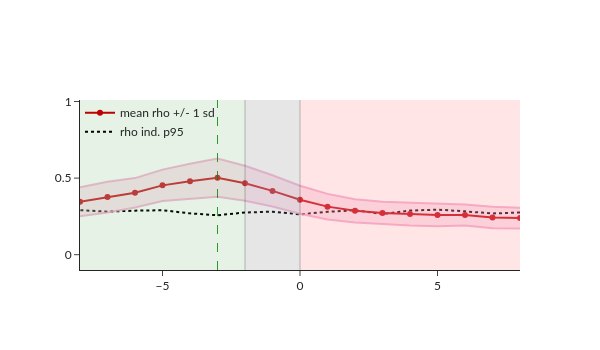

Here is the notebook cell this chart was saved with:
### Code cell
vis_synchrony(shift_results_gpccm_CO2G, k, shifts, true_offset, True)

### Figure 1 — Plotly figure (JSON) as saved in the notebook; plotly's stock layout.template omitted (floating-point values rounded to 4 significant figures)
{"data": [{"line": {"color": "black", "dash": "dot"}, "mode": "lines", "name": "rho ind. p95", "type": "scatter", "x": [8, 7, 6, 5, 4, 3, 2, 1, 0, -1, -2, -3, -4, -5, -6, -7, -8], "y": [0.2756, 0.269, 0.2829, 0.2942, 0.2877, 0.2655, 0.2905, 0.2796, 0.2636, 0.2809, 0.2754, 0.2575, 0.2698, 0.2902, 0.2876, 0.281, 0.2907]}, {"line": {"color": "#C00000"}, "mode": "lines+markers", "name": "mean rho +/- 1 sd", "type": "scatter", "x": [8, 7, 6, 5, 4, 3, 2, 1, 0, -1, -2, -3, -4, -5, -6, -7, -8], "y": [0.2389, 0.2428, 0.2591, 0.2599, 0.2664, 0.2729, 0.2864, 0.3138, 0.3588, 0.4164, 0.4665, 0.5026, 0.4797, 0.4526, 0.4039, 0.3759, 0.3454]}, {"marker": {"color": "rgba(243, 176, 210, 0.8)"}, "mode": "lines", "name": "", "showlegend": false, "type": "scatter", "x": [8, 7, 6, 5, 4, 3, 2, 1, 0, -1, -2, -3, -4, -5, -6, -7, -8], "y": [0.3069, 0.3126, 0.3279, 0.3349, 0.3425, 0.3459, 0.3621, 0.3971, 0.4504, 0.5184, 0.5808, 0.6275, 0.5935, 0.5554, 0.5, 0.4757, 0.4402]}, {"fill": "tonexty", "fillcolor": "rgba(243, 176, 210, 0.3)", "marker": {"color": "rgba(243, 176, 210, 0.8)"}, "mode": "lines", "name": "", "showlegend": false, "type": "scatter", "x": [8, 7, 6, 5, 4, 3, 2, 1, 0, -1, -2, -3, -4, -5, -6, -7, -8], "y": [0.171, 0.1729, 0.1903, 0.1849, 0.1904, 0.1998, 0.2106, 0.2305, 0.2671, 0.3144, 0.3521, 0.3778, 0.366, 0.3498, 0.3077, 0.2762, 0.2507]}], "layout": {"font": {"family": "Lato"}, "height": 350, "legend": {"bgcolor": "rgba(0,0,0,0)", "x": 0, "y": 1.01}, "shapes": [{"fillcolor": "green", "line": {"width": 0}, "opacity": 0.1, "type": "rect", "x0": -8, "x1": -2, "xref": "x", "y0": 0, "y1": 1, "yref": "y domain"}, {"fillcolor": "grey", "line": {"width": 0}, "opacity": 0.2, "type": "rect", "x0": -2, "x1": 0, "xref": "x", "y0": 0, "y1": 1, "yref": "y domain"}, {"fillcolor": "red", "line": {"width": 0}, "opacity": 0.1, "type": "rect", "x0": 0, "x1": 8, "xref": "x", "y0": 0, "y1": 1, "yref": "y domain"}, {"line": {"color": "black", "width": 0.5}, "opacity": 0.5, "type": "line", "x0": -2, "x1": -2, "xref": "x", "y0": 0, "y1": 1, "yref": "y domain"}, {"line": {"color": "black", "width": 0.5}, "opacity": 0.5, "type": "line", "x0": 0, "x1": 0, "xref": "x", "y0": 0, "y1": 1, "yref": "y domain"}, {"line": {"color": "green", "dash": "dash", "width": 1}, "opacity": 0.8, "type": "line", "x0": -3, "x1": -3, "xref": "x", "y0": 0, "y1": 1, "yref": "y domain"}], "title": {"text": ""}, "width": 600, "xaxis": {"range": [-8, 8], "title": {"text": ""}}, "yaxis": {"range": [-0.1, 1.01], "title": {"text": ""}}}}
